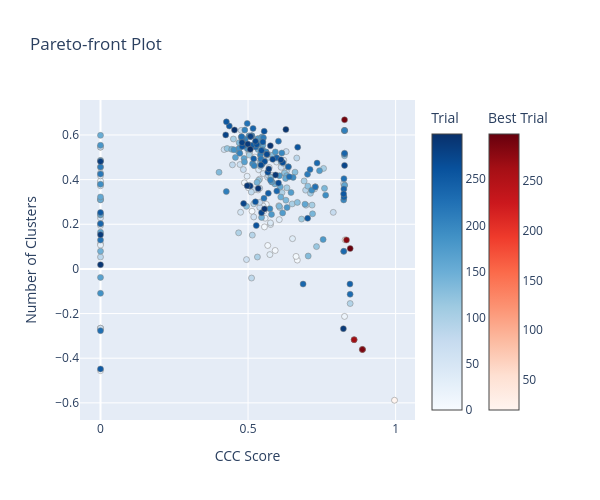

Notebook cell for this chart:
### Code cell
import optuna.visualization as vis

fig = vis.plot_pareto_front(
    study,
    target_names=["CCC Score", "Number of Clusters"], # Names for Obj 0 and Obj 1
    include_dominated_trials=True  # Set to True to see all points, not just the best frontier
)

fig.update_layout(width=600, height=500)
fig.show()

### Figure 1 — Plotly figure (JSON) as saved in the notebook; plotly's stock layout.template omitted (floating-point values rounded to 4 significant figures; data arrays with more than 128 entries replaced by an {"elided": "..."} marker saying what was removed)
{"data": [{"hovertemplate": "%{text}<extra>Trial</extra>", "marker": {"color": {"elided": "290 int values"}, "colorbar": {"title": {"text": "Trial"}}, "colorscale": [[0, "rgb(247,251,255)"], [0.125, "rgb(222,235,247)"], [0.25, "rgb(198,219,239)"], [0.375, "rgb(158,202,225)"], [0.5, "rgb(107,174,214)"], [0.625, "rgb(66,146,198)"], [0.75, "rgb(33,113,181)"], [0.875, "rgb(8,81,156)"], [1, "rgb(8,48,107)"]], "line": {"color": "Grey", "width": 0.5}}, "mode": "markers", "showlegend": false, "text": {"elided": "290 str values"}, "type": "scatter", "x": {"elided": "290 float values"}, "y": {"elided": "290 float values"}}, {"hovertemplate": "%{text}<extra>Best Trial</extra>", "marker": {"color": [20, 34, 148, 169, 245, 265, 279, 285, 291, 297], "colorbar": {"title": {"text": "Best Trial"}, "x": 1.1, "xpad": 40, "y": 0.5}, "colorscale": [[0, "rgb(255,245,240)"], [0.125, "rgb(254,224,210)"], [0.25, "rgb(252,187,161)"], [0.375, "rgb(252,146,114)"], [0.5, "rgb(251,106,74)"], [0.625, "rgb(239,59,44)"], [0.75, "rgb(203,24,29)"], [0.875, "rgb(165,15,21)"], [1, "rgb(103,0,13)"]], "line": {"color": "Grey", "width": 0.5}}, "mode": "markers", "showlegend": false, "text": ["{<br>  \"number\": 20,<br>  \"values\": [<br>    0.9962341298325342,<br>    -0.5883825625199656<br>  ],<br>  \"params\": {<br>    \"n_neighbors\": 3,<br>    \"n_components\": 7,<br>    \"min_dist\": 0.26,<br>    \"min_cluster_size\": 20,<br>    \"min_samples\": 18,<br>    \"cluster_selection_epsilon\": 0.03<br>  },<br>  \"user_attrs\": {<br>    \"dbcv_score\": -0.5883825625199656,<br>    \"ccc_score\": 0.9962341298325342,<br>    \"outlier_ratio\": 0.08009950248756219,<br>    \"n_clusters\": 3<br>  }<br>}", "{<br>  \"number\": 34,<br>  \"values\": [<br>    0.8288747580619553,<br>    0.130336394484201<br>  ],<br>  \"params\": {<br>    \"n_neighbors\": 47,<br>    \"n_components\": 8,<br>    \"min_dist\": 0.23,<br>    \"min_cluster_size\": 28,<br>    \"min_samples\": 12,<br>    \"cluster_selection_epsilon\": 0.12<br>  },<br>  \"user_attrs\": {<br>    \"dbcv_score\": 0.130336394484201,<br>    \"ccc_score\": 0.8288747580619553,<br>    \"outlier_ratio\": 0.1880597014925373,<br>    \"n_clusters\": 7<br>  }<br>}", "{<br>  \"number\": 148,<br>  \"values\": [<br>    0.8875719781734257,<br>    -0.36086612487439373<br>  ],<br>  \"params\": {<br>    \"n_neighbors\": 24,<br>    \"n_components\": 8,<br>    \"min_dist\": 0.19,<br>    \"min_cluster_size\": 27,<br>    \"min_samples\": 2,<br>    \"cluster_selection_epsilon\": 0.12<br>  },<br>  \"user_attrs\": {<br>    \"dbcv_score\": -0.36086612487439373,<br>    \"ccc_score\": 0.8875719781734257,<br>    \"outlier_ratio\": 0.024875621890547265,<br>    \"n_clusters\": 3<br>  }<br>}", "{<br>  \"number\": 169,<br>  \"values\": [<br>    0.8875719781734257,<br>    -0.36086612487439373<br>  ],<br>  \"params\": {<br>    \"n_neighbors\": 24,<br>    \"n_components\": 8,<br>    \"min_dist\": 0.19,<br>    \"min_cluster_size\": 27,<br>    \"min_samples\": 2,<br>    \"cluster_selection_epsilon\": 0.12<br>  },<br>  \"user_attrs\": {<br>    \"dbcv_score\": -0.36086612487439373,<br>    \"ccc_score\": 0.8875719781734257,<br>    \"outlier_ratio\": 0.024875621890547265,<br>    \"n_clusters\": 3<br>  }<br>}", "{<br>  \"number\": 245,<br>  \"values\": [<br>    0.8594599311336539,<br>    -0.3169512777351452<br>  ],<br>  \"params\": {<br>    \"n_neighbors\": 34,<br>    \"n_components\": 2,<br>    \"min_dist\": 0.06,<br>    \"min_cluster_size\": 14,<br>    \"min_samples\": 16,<br>    \"cluster_selection_epsilon\": 0.22<br>  },<br>  \"user_attrs\": {<br>    \"dbcv_score\": -0.3169512777351452,<br>    \"ccc_score\": 0.8594599311336539,<br>    \"outlier_ratio\": 0.0,<br>    \"n_clusters\": 3<br>  }<br>}", "{<br>  \"number\": 265,<br>  \"values\": [<br>    0.8594599311336539,<br>    -0.3169512777351452<br>  ],<br>  \"params\": {<br>    \"n_neighbors\": 34,<br>    \"n_components\": 2,<br>    \"min_dist\": 0.06,<br>    \"min_cluster_size\": 14,<br>    \"min_samples\": 16,<br>    \"cluster_selection_epsilon\": 0.21<br>  },<br>  \"user_attrs\": {<br>    \"dbcv_score\": -0.3169512777351452,<br>    \"ccc_score\": 0.8594599311336539,<br>    \"outlier_ratio\": 0.0,<br>    \"n_clusters\": 3<br>  }<br>}", "{<br>  \"number\": 279,<br>  \"values\": [<br>    0.8336582592350268,<br>    0.12962594939806082<br>  ],<br>  \"params\": {<br>    \"n_neighbors\": 8,<br>    \"n_components\": 14,<br>    \"min_dist\": 0.24,<br>    \"min_cluster_size\": 2,<br>    \"min_samples\": 9,<br>    \"cluster_selection_epsilon\": 0.06<br>  },<br>  \"user_attrs\": {<br>    \"dbcv_score\": 0.12962594939806082,<br>    \"ccc_score\": 0.8336582592350268,<br>    \"outlier_ratio\": 0.0,<br>    \"n_clusters\": 3<br>  }<br>}", "{<br>  \"number\": 285,<br>  \"values\": [<br>    0.8875719781734257,<br>    -0.36086612487439373<br>  ],<br>  \"params\": {<br>    \"n_neighbors\": 24,<br>    \"n_components\": 8,<br>    \"min_dist\": 0.19,<br>    \"min_cluster_size\": 27,<br>    \"min_samples\": 2,<br>    \"cluster_selection_epsilon\": 0.0<br>  },<br>  \"user_attrs\": {<br>    \"dbcv_score\": -0.36086612487439373,<br>    \"ccc_score\": 0.8875719781734257,<br>    \"outlier_ratio\": 0.024875621890547265,<br>    \"n_clusters\": 3<br>  }<br>}", "{<br>  \"number\": 291,<br>  \"values\": [<br>    0.8269448086205721,<br>    0.6681129992924271<br>  ],<br>  \"params\": {<br>    \"n_neighbors\": 18,<br>    \"n_components\": 14,<br>    \"min_dist\": 0.15,<br>    \"min_cluster_size\": 8,<br>    \"min_samples\": 14,<br>    \"cluster_selection_epsilon\": 0.2<br>  },<br>  \"user_attrs\": {<br>    \"dbcv_score\": 0.6681129992924271,<br>    \"ccc_score\": 0.8269448086205721,<br>    \"outlier_ratio\": 0.0,<br>    \"n_clusters\": 3<br>  }<br>}", "{<br>  \"number\": 297,<br>  \"values\": [<br>    0.8461300517742921,<br>    0.09139580812183298<br>  ],<br>  \"params\": {<br>    \"n_neighbors\": 29,<br>    \"n_components\": 11,<br>    \"min_dist\": 0.24,<br>    \"min_cluster_size\": 13,<br>    \"min_samples\": 15,<br>    \"cluster_selection_epsilon\": 0.09<br>  },<br>  \"user_attrs\": {<br>    \"dbcv_score\": 0.09139580812183298,<br>    \"ccc_score\": 0.8461300517742921,<br>    \"outlier_ratio\": 0.016417910447761194,<br>    \"n_clusters\": 3<br>  }<br>}"], "type": "scatter", "x": [0.9962, 0.8289, 0.8876, 0.8876, 0.8595, 0.8595, 0.8337, 0.8876, 0.8269, 0.8461], "y": [-0.5884, 0.1303, -0.3609, -0.3609, -0.317, -0.317, 0.1296, -0.3609, 0.6681, 0.0914]}], "layout": {"height": 500, "title": {"text": "Pareto-front Plot"}, "width": 600, "xaxis": {"autorange": true, "range": [-0.06968, 1.066], "title": {"text": "CCC Score"}, "type": "linear"}, "yaxis": {"autorange": true, "range": [-0.6769, 0.7566], "title": {"text": "Number of Clusters"}, "type": "linear"}}}
